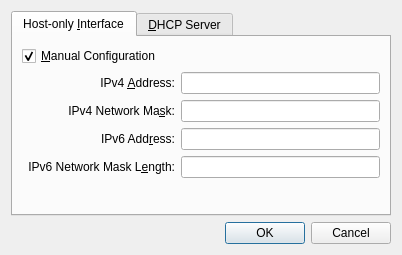
<ui version="4.0" >
 <comment>
 VBox frontends: Qt4 GUI ("VirtualBox"):

 Copyright (C) 2009 Sun Microsystems, Inc.

 This file is part of VirtualBox Open Source Edition (OSE), as
 available from http://www.virtualbox.org. This file is free software;
 you can redistribute it and/or modify it under the terms of the GNU
 General Public License (GPL) as published by the Free Software
 Foundation, in version 2 as it comes in the "COPYING" file of the
 VirtualBox OSE distribution. VirtualBox OSE is distributed in the
 hope that it will be useful, but WITHOUT ANY WARRANTY of any kind.

 Please contact Sun Microsystems, Inc., 4150 Network Circle, Santa
 Clara, CA 95054 USA or visit http://www.sun.com if you need
 additional information or have any questions.
 </comment>
 <class>VBoxGLSettingsNetworkDetails</class>
 <widget class="QWidget" name="VBoxGLSettingsNetworkDetails" >
  <property name="geometry" >
   <rect>
    <x>0</x>
    <y>0</y>
    <width>402</width>
    <height>255</height>
   </rect>
  </property>
  <property name="windowTitle" >
   <string>Host-only Network Details</string>
  </property>
  <layout class="QVBoxLayout" >
   <item>
    <widget class="QTabWidget" name="mTwDetails" >
     <property name="sizePolicy" >
      <sizepolicy vsizetype="Expanding" hsizetype="Preferred" >
       <horstretch>0</horstretch>
       <verstretch>0</verstretch>
      </sizepolicy>
     </property>
     <property name="currentIndex" >
      <number>0</number>
     </property>
     <widget class="QWidget" name="mTabInterface" >
      <attribute name="title" >
       <string>Host-only &amp;Interface</string>
      </attribute>
      <layout class="QGridLayout" >
       <item row="0" column="0" colspan="3" >
        <widget class="QCheckBox" name="mCbManual" >
         <property name="text" >
          <string>&amp;Manual Configuration</string>
         </property>
         <property name="checked" >
          <bool>true</bool>
         </property>
         <property name="toolTip" >
          <string>Use manual configuration for this host-only network interface.</string>
         </property>
        </widget>
       </item>
       <item row="1" column="1" >
        <widget class="QLabel" name="mLbIPv4" >
         <property name="text" >
          <string>IPv4 &amp;Address:</string>
         </property>
         <property name="alignment" >
          <set>Qt::AlignRight|Qt::AlignTrailing|Qt::AlignVCenter</set>
         </property>
         <property name="buddy" >
          <cstring>mLeIPv4</cstring>
         </property>
        </widget>
       </item>
       <item row="1" column="2" >
        <widget class="QILineEdit" name="mLeIPv4" >
         <property name="sizePolicy" >
          <sizepolicy vsizetype="Fixed" hsizetype="Expanding" >
           <horstretch>0</horstretch>
           <verstretch>0</verstretch>
          </sizepolicy>
         </property>
         <property name="toolTip" >
          <string>Displays the host IPv4 address for this interface.</string>
         </property>
        </widget>
       </item>
       <item row="2" column="1" >
        <widget class="QLabel" name="mLbNMv4" >
         <property name="text" >
          <string>IPv4 Network Ma&amp;sk:</string>
         </property>
         <property name="alignment" >
          <set>Qt::AlignRight|Qt::AlignTrailing|Qt::AlignVCenter</set>
         </property>
         <property name="buddy" >
          <cstring>mLeNMv4</cstring>
         </property>
        </widget>
       </item>
       <item row="2" column="2" >
        <widget class="QILineEdit" name="mLeNMv4" >
         <property name="sizePolicy" >
          <sizepolicy vsizetype="Fixed" hsizetype="Expanding" >
           <horstretch>0</horstretch>
           <verstretch>0</verstretch>
          </sizepolicy>
         </property>
         <property name="toolTip" >
          <string>Displays the host IPv4 network mask for this interface.</string>
         </property>
        </widget>
       </item>
       <item row="3" column="1" >
        <widget class="QLabel" name="mLbIPv6" >
         <property name="text" >
          <string>IPv6 Add&amp;ress:</string>
         </property>
         <property name="alignment" >
          <set>Qt::AlignRight|Qt::AlignTrailing|Qt::AlignVCenter</set>
         </property>
         <property name="buddy" >
          <cstring>mLeIPv6</cstring>
         </property>
        </widget>
       </item>
       <item row="3" column="2" >
        <widget class="QILineEdit" name="mLeIPv6" >
         <property name="sizePolicy" >
          <sizepolicy vsizetype="Fixed" hsizetype="Expanding" >
           <horstretch>0</horstretch>
           <verstretch>0</verstretch>
          </sizepolicy>
         </property>
         <property name="toolTip" >
          <string>Displays the host IPv6 address for this interface if IPv6 protocol is supported.</string>
         </property>
        </widget>
       </item>
       <item row="4" column="1" >
        <widget class="QLabel" name="mLbNMv6" >
         <property name="text" >
          <string>IPv6 Network Mask L&amp;ength:</string>
         </property>
         <property name="alignment" >
          <set>Qt::AlignRight|Qt::AlignTrailing|Qt::AlignVCenter</set>
         </property>
         <property name="buddy" >
          <cstring>mLeNMv6</cstring>
         </property>
        </widget>
       </item>
       <item row="4" column="2" >
        <widget class="QILineEdit" name="mLeNMv6" >
         <property name="sizePolicy" >
          <sizepolicy vsizetype="Fixed" hsizetype="Expanding" >
           <horstretch>0</horstretch>
           <verstretch>0</verstretch>
          </sizepolicy>
         </property>
         <property name="toolTip" >
          <string>Displays the host IPv6 network mask prefix length for this interface if IPv6 protocol is supported.</string>
         </property>
        </widget>
       </item>
       <item row="5" column="0" colspan="3" >
        <spacer name="verticalSpacer" >
         <property name="orientation" >
          <enum>Qt::Vertical</enum>
         </property>
         <property name="sizeHint" stdset="0" >
          <size>
           <width>0</width>
           <height>0</height>
          </size>
         </property>
        </spacer>
       </item>
      </layout>
     </widget>
     <widget class="QWidget" name="mTabDhcpServer" >
      <attribute name="title" >
       <string>&amp;DHCP Server</string>
      </attribute>
      <layout class="QGridLayout" >
       <item row="0" column="0" colspan="3" >
        <widget class="QCheckBox" name="mCbDhcpServerEnabled" >
         <property name="text" >
          <string>&amp;Enable Server</string>
         </property>
         <property name="toolTip" >
          <string>Indicates whether the DHCP Server is enabled on machine startup or not.</string>
         </property>
        </widget>
       </item>
       <item row="1" column="1" >
        <widget class="QLabel" name="mLbDhcpAddress" >
         <property name="text" >
          <string>Server &amp;Address:</string>
         </property>
         <property name="alignment" >
          <set>Qt::AlignRight|Qt::AlignTrailing|Qt::AlignVCenter</set>
         </property>
         <property name="buddy" >
          <cstring>mLeDhcpAddress</cstring>
         </property>
        </widget>
       </item>
       <item row="1" column="2" >
        <widget class="QILineEdit" name="mLeDhcpAddress" >
         <property name="sizePolicy" >
          <sizepolicy vsizetype="Fixed" hsizetype="Expanding" >
           <horstretch>0</horstretch>
           <verstretch>0</verstretch>
          </sizepolicy>
         </property>
         <property name="toolTip" >
          <string>Displays the address of DHCP server for internal network based on this host-only interface.</string>
         </property>
        </widget>
       </item>
       <item row="2" column="1" >
        <widget class="QLabel" name="mLbDhcpMask" >
         <property name="text" >
          <string>Server &amp;Mask:</string>
         </property>
         <property name="alignment" >
          <set>Qt::AlignRight|Qt::AlignTrailing|Qt::AlignVCenter</set>
         </property>
         <property name="buddy" >
          <cstring>mLeDhcpMask</cstring>
         </property>
        </widget>
       </item>
       <item row="2" column="2" >
        <widget class="QILineEdit" name="mLeDhcpMask" >
         <property name="sizePolicy" >
          <sizepolicy vsizetype="Fixed" hsizetype="Expanding" >
           <horstretch>0</horstretch>
           <verstretch>0</verstretch>
          </sizepolicy>
         </property>
         <property name="toolTip" >
          <string>Displays the network mask of DHCP server for internal network based on this host-only interface.</string>
         </property>
        </widget>
       </item>
       <item row="3" column="1" >
        <widget class="QLabel" name="mLbDhcpLowerAddress" >
         <property name="text" >
          <string>&amp;Lower Address Bound:</string>
         </property>
         <property name="alignment" >
          <set>Qt::AlignRight|Qt::AlignTrailing|Qt::AlignVCenter</set>
         </property>
         <property name="buddy" >
          <cstring>mLeDhcpLowerAddress</cstring>
         </property>
        </widget>
       </item>
       <item row="3" column="2" >
        <widget class="QILineEdit" name="mLeDhcpLowerAddress" >
         <property name="sizePolicy" >
          <sizepolicy vsizetype="Fixed" hsizetype="Expanding" >
           <horstretch>0</horstretch>
           <verstretch>0</verstretch>
          </sizepolicy>
         </property>
         <property name="toolTip" >
          <string>Displays the lower address presented by DHCP server for internal network based on this host-only interface.</string>
         </property>
        </widget>
       </item>
       <item row="4" column="1" >
        <widget class="QLabel" name="mLbDhcpUpperAddress" >
         <property name="text" >
          <string>&amp;Upper Address Bound:</string>
         </property>
         <property name="alignment" >
          <set>Qt::AlignRight|Qt::AlignTrailing|Qt::AlignVCenter</set>
         </property>
         <property name="buddy" >
          <cstring>mLeDhcpUpperAddress</cstring>
         </property>
        </widget>
       </item>
       <item row="4" column="2" >
        <widget class="QILineEdit" name="mLeDhcpUpperAddress" >
         <property name="sizePolicy" >
          <sizepolicy vsizetype="Fixed" hsizetype="Expanding" >
           <horstretch>0</horstretch>
           <verstretch>0</verstretch>
          </sizepolicy>
         </property>
         <property name="toolTip" >
          <string>Displays the upper address presented by DHCP server for internal network based on this host-only interface.</string>
         </property>
        </widget>
       </item>
       <item row="5" column="0" colspan="3" >
        <spacer name="verticalSpacer" >
         <property name="orientation" >
          <enum>Qt::Vertical</enum>
         </property>
         <property name="sizeHint" stdset="0" >
          <size>
           <width>0</width>
           <height>0</height>
          </size>
         </property>
        </spacer>
       </item>
      </layout>
     </widget>
    </widget>
   </item>
   <item>
    <widget class="QIDialogButtonBox" name="mButtonBox" >
     <property name="standardButtons" >
      <set>QDialogButtonBox::Cancel|QDialogButtonBox::NoButton|QDialogButtonBox::Ok</set>
     </property>
    </widget>
   </item>
  </layout>
 </widget>
 <customwidgets>
  <customwidget>
   <class>QILineEdit</class>
   <extends>QLineEdit</extends>
   <header>QILineEdit.h</header>
  </customwidget>
  <customwidget>
   <class>QIDialogButtonBox</class>
   <extends>QDialogButtonBox</extends>
   <header>QIDialogButtonBox.h</header>
  </customwidget>
 </customwidgets>
 <resources/>
 <connections>
  <connection>
   <sender>mButtonBox</sender>
   <signal>accepted()</signal>
   <receiver>VBoxGLSettingsNetworkDetails</receiver>
   <slot>accept()</slot>
   <hints>
    <hint type="sourcelabel" >
     <x>162</x>
     <y>339</y>
    </hint>
    <hint type="destinationlabel" >
     <x>162</x>
     <y>179</y>
    </hint>
   </hints>
  </connection>
  <connection>
   <sender>mButtonBox</sender>
   <signal>rejected()</signal>
   <receiver>VBoxGLSettingsNetworkDetails</receiver>
   <slot>reject()</slot>
   <hints>
    <hint type="sourcelabel" >
     <x>162</x>
     <y>339</y>
    </hint>
    <hint type="destinationlabel" >
     <x>162</x>
     <y>179</y>
    </hint>
   </hints>
  </connection>
 </connections>
</ui>
